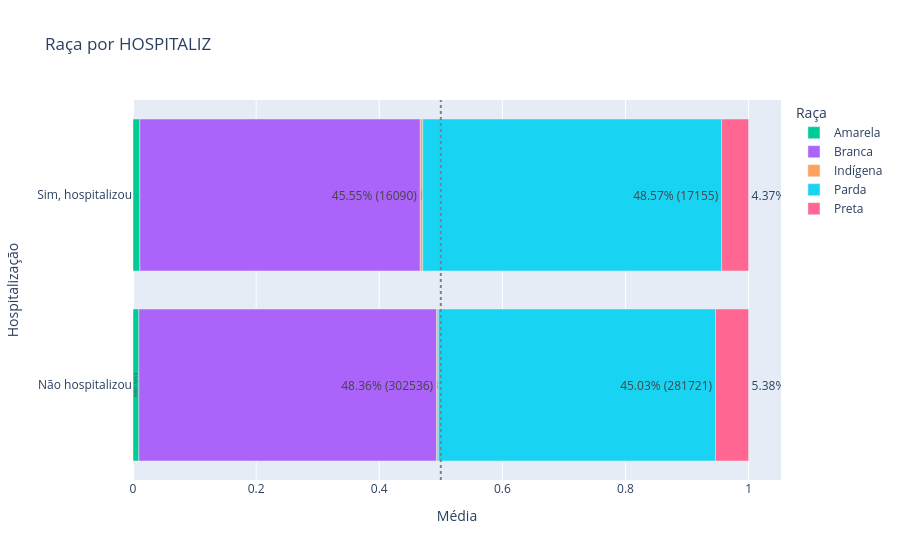

Here is the notebook cell this chart was saved with:
### Code cell
utils.plot_bar_por_variavel(df, variavel=raca)

### Figure 1 — Plotly figure (JSON) as saved in the notebook; plotly's stock layout.template omitted (floating-point values rounded to 4 significant figures)
{"data": [{"hovertemplate": "Raça=Amarela<br>Média=%{x}<br>Hospitalização=%{y}<br>text=%{text}<extra></extra>", "legendgroup": "Amarela", "marker": {"color": "#00cc96", "pattern": {"shape": ""}}, "name": "Amarela", "orientation": "h", "showlegend": true, "text": ["0.96% (5986)", "1.12% (394)"], "textposition": "outside", "type": "bar", "x": [0.009569, 0.01115], "xaxis": "x", "y": ["Não hospitalizou", "Sim, hospitalizou"], "yaxis": "y"}, {"hovertemplate": "Raça=Branca<br>Média=%{x}<br>Hospitalização=%{y}<br>text=%{text}<extra></extra>", "legendgroup": "Branca", "marker": {"color": "#ab63fa", "pattern": {"shape": ""}}, "name": "Branca", "orientation": "h", "showlegend": true, "text": ["48.36% (302536)", "45.55% (16090)"], "textposition": "outside", "type": "bar", "x": [0.4836, 0.4555], "xaxis": "x", "y": ["Não hospitalizou", "Sim, hospitalizou"], "yaxis": "y"}, {"hovertemplate": "Raça=Indígena<br>Média=%{x}<br>Hospitalização=%{y}<br>text=%{text}<extra></extra>", "legendgroup": "Indígena", "marker": {"color": "#FFA15A", "pattern": {"shape": ""}}, "name": "Indígena", "orientation": "h", "showlegend": true, "text": ["0.27% (1697)", "0.39% (139)"], "textposition": "outside", "type": "bar", "x": [0.002713, 0.003935], "xaxis": "x", "y": ["Não hospitalizou", "Sim, hospitalizou"], "yaxis": "y"}, {"hovertemplate": "Raça=Parda<br>Média=%{x}<br>Hospitalização=%{y}<br>text=%{text}<extra></extra>", "legendgroup": "Parda", "marker": {"color": "#19d3f3", "pattern": {"shape": ""}}, "name": "Parda", "orientation": "h", "showlegend": true, "text": ["45.03% (281721)", "48.57% (17155)"], "textposition": "outside", "type": "bar", "x": [0.4503, 0.4857], "xaxis": "x", "y": ["Não hospitalizou", "Sim, hospitalizou"], "yaxis": "y"}, {"hovertemplate": "Raça=Preta<br>Média=%{x}<br>Hospitalização=%{y}<br>text=%{text}<extra></extra>", "legendgroup": "Preta", "marker": {"color": "#FF6692", "pattern": {"shape": ""}}, "name": "Preta", "orientation": "h", "showlegend": true, "text": ["5.38% (33642)", "4.37% (1545)"], "textposition": "outside", "type": "bar", "x": [0.05378, 0.04374], "xaxis": "x", "y": ["Não hospitalizou", "Sim, hospitalizou"], "yaxis": "y"}], "layout": {"barmode": "relative", "legend": {"title": {"text": "Raça"}, "tracegroupgap": 0}, "shapes": [{"line": {"color": "grey", "dash": "dot"}, "type": "line", "x0": 0.5, "x1": 0.5, "xref": "x", "y0": 0, "y1": 1, "yref": "y domain"}], "title": {"text": "Raça por HOSPITALIZ"}, "xaxis": {"anchor": "y", "categoryorder": "category ascending", "domain": [0, 1], "title": {"text": "Média"}}, "yaxis": {"anchor": "x", "domain": [0, 1], "title": {"text": "Hospitalização"}}}}
